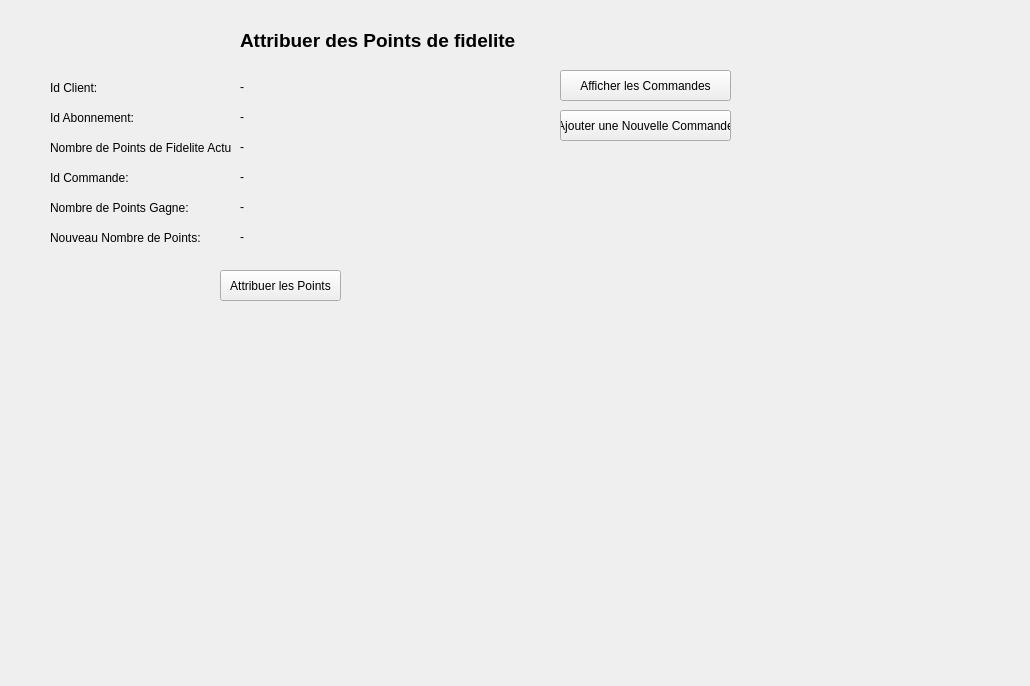
<?xml version="1.0" encoding="UTF-8"?>
<ui version="4.0">
 <class>gestionscommandes</class>
 <widget class="QDialog" name="gestionscommandes">
  <property name="geometry">
   <rect>
    <x>0</x>
    <y>0</y>
    <width>1030</width>
    <height>686</height>
   </rect>
  </property>
  <property name="windowTitle">
   <string>Dialog</string>
  </property>
  <widget class="QStackedWidget" name="stackedWidget">
   <property name="geometry">
    <rect>
     <x>0</x>
     <y>10</y>
     <width>771</width>
     <height>631</height>
    </rect>
   </property>
   <property name="currentIndex">
    <number>3</number>
   </property>
   <widget class="QWidget" name="stackedWidgetPage1">
    <widget class="QLabel" name="label_4">
     <property name="geometry">
      <rect>
       <x>20</x>
       <y>120</y>
       <width>101</width>
       <height>16</height>
      </rect>
     </property>
     <property name="text">
      <string>Nombre de Pieces:</string>
     </property>
    </widget>
    <widget class="QSpinBox" name="spinBox">
     <property name="geometry">
      <rect>
       <x>140</x>
       <y>120</y>
       <width>151</width>
       <height>21</height>
      </rect>
     </property>
     <property name="maximum">
      <number>1000000</number>
     </property>
    </widget>
    <widget class="QCheckBox" name="checkBox">
     <property name="geometry">
      <rect>
       <x>140</x>
       <y>520</y>
       <width>70</width>
       <height>18</height>
      </rect>
     </property>
     <property name="text">
      <string>Oui</string>
     </property>
    </widget>
    <widget class="QLabel" name="label_5">
     <property name="geometry">
      <rect>
       <x>20</x>
       <y>520</y>
       <width>101</width>
       <height>16</height>
      </rect>
     </property>
     <property name="text">
      <string>Livraison a domicile:</string>
     </property>
    </widget>
    <widget class="QCheckBox" name="checkBox_2">
     <property name="geometry">
      <rect>
       <x>240</x>
       <y>520</y>
       <width>70</width>
       <height>18</height>
      </rect>
     </property>
     <property name="text">
      <string>Non</string>
     </property>
    </widget>
    <widget class="QPushButton" name="pushButton_3">
     <property name="geometry">
      <rect>
       <x>140</x>
       <y>590</y>
       <width>111</width>
       <height>31</height>
      </rect>
     </property>
     <property name="text">
      <string>AJouter Commande</string>
     </property>
    </widget>
    <widget class="QPushButton" name="pushButton_4">
     <property name="geometry">
      <rect>
       <x>260</x>
       <y>590</y>
       <width>121</width>
       <height>31</height>
      </rect>
     </property>
     <property name="text">
      <string>Annuler</string>
     </property>
    </widget>
    <widget class="QTableWidget" name="tableWidget_2">
     <property name="geometry">
      <rect>
       <x>140</x>
       <y>150</y>
       <width>291</width>
       <height>291</height>
      </rect>
     </property>
     <row>
      <property name="text">
       <string/>
      </property>
     </row>
     <row>
      <property name="text">
       <string>Couette</string>
      </property>
     </row>
     <row>
      <property name="text">
       <string>Drap</string>
      </property>
     </row>
     <row>
      <property name="text">
       <string>Veste</string>
      </property>
     </row>
     <row>
      <property name="text">
       <string>Pantalon</string>
      </property>
     </row>
     <row>
      <property name="text">
       <string>Robe</string>
      </property>
     </row>
     <row>
      <property name="text">
       <string>Costume</string>
      </property>
     </row>
     <row>
      <property name="text">
       <string>Chaussure</string>
      </property>
     </row>
     <row>
      <property name="text">
       <string/>
      </property>
     </row>
     <column>
      <property name="text">
       <string>Nombre</string>
      </property>
     </column>
     <column>
      <property name="text">
       <string>Prix Unitaire</string>
      </property>
     </column>
     <item row="1" column="0">
      <property name="text">
       <string>0</string>
      </property>
     </item>
     <item row="1" column="1">
      <property name="text">
       <string>10</string>
      </property>
     </item>
     <item row="2" column="0">
      <property name="text">
       <string>0</string>
      </property>
     </item>
     <item row="2" column="1">
      <property name="text">
       <string>10</string>
      </property>
     </item>
     <item row="3" column="0">
      <property name="text">
       <string>0</string>
      </property>
     </item>
     <item row="3" column="1">
      <property name="text">
       <string>5</string>
      </property>
     </item>
     <item row="4" column="0">
      <property name="text">
       <string>0</string>
      </property>
     </item>
     <item row="4" column="1">
      <property name="text">
       <string>5</string>
      </property>
     </item>
     <item row="5" column="0">
      <property name="text">
       <string>0</string>
      </property>
     </item>
     <item row="5" column="1">
      <property name="text">
       <string>5</string>
      </property>
     </item>
     <item row="6" column="0">
      <property name="text">
       <string>0</string>
      </property>
     </item>
     <item row="6" column="1">
      <property name="text">
       <string>10</string>
      </property>
     </item>
     <item row="7" column="0">
      <property name="text">
       <string>0</string>
      </property>
     </item>
     <item row="7" column="1">
      <property name="text">
       <string>5</string>
      </property>
     </item>
    </widget>
    <widget class="QLabel" name="label">
     <property name="geometry">
      <rect>
       <x>20</x>
       <y>50</y>
       <width>91</width>
       <height>16</height>
      </rect>
     </property>
     <property name="text">
      <string>Identifiant Client:</string>
     </property>
    </widget>
    <widget class="QComboBox" name="comboBox">
     <property name="geometry">
      <rect>
       <x>140</x>
       <y>50</y>
       <width>151</width>
       <height>21</height>
      </rect>
     </property>
    </widget>
    <widget class="QLabel" name="label_2">
     <property name="geometry">
      <rect>
       <x>250</x>
       <y>10</y>
       <width>251</width>
       <height>21</height>
      </rect>
     </property>
     <property name="styleSheet">
      <string notr="true">font: 75 14pt &quot;MS Shell Dlg 2&quot;;</string>
     </property>
     <property name="text">
      <string>Ajouter Une Commande</string>
     </property>
    </widget>
    <widget class="QLabel" name="label_6">
     <property name="geometry">
      <rect>
       <x>20</x>
       <y>540</y>
       <width>47</width>
       <height>14</height>
      </rect>
     </property>
     <property name="text">
      <string>Payé:</string>
     </property>
    </widget>
    <widget class="QCheckBox" name="checkBox_5">
     <property name="geometry">
      <rect>
       <x>140</x>
       <y>540</y>
       <width>70</width>
       <height>18</height>
      </rect>
     </property>
     <property name="text">
      <string>Oui</string>
     </property>
    </widget>
    <widget class="QCheckBox" name="checkBox_6">
     <property name="geometry">
      <rect>
       <x>240</x>
       <y>540</y>
       <width>70</width>
       <height>18</height>
      </rect>
     </property>
     <property name="text">
      <string>Non</string>
     </property>
    </widget>
    <widget class="QLineEdit" name="lineEdit_7">
     <property name="geometry">
      <rect>
       <x>190</x>
       <y>460</y>
       <width>113</width>
       <height>20</height>
      </rect>
     </property>
    </widget>
    <widget class="QLabel" name="label_20">
     <property name="geometry">
      <rect>
       <x>140</x>
       <y>460</y>
       <width>47</width>
       <height>14</height>
      </rect>
     </property>
     <property name="text">
      <string>Total</string>
     </property>
    </widget>
    <widget class="QPushButton" name="Boutton_Afiche_Commades">
     <property name="geometry">
      <rect>
       <x>580</x>
       <y>50</y>
       <width>171</width>
       <height>31</height>
      </rect>
     </property>
     <property name="text">
      <string>Afficher les Commades</string>
     </property>
    </widget>
    <widget class="QLabel" name="label_21">
     <property name="geometry">
      <rect>
       <x>20</x>
       <y>80</y>
       <width>101</width>
       <height>16</height>
      </rect>
     </property>
     <property name="text">
      <string>Identifiant Employe:</string>
     </property>
    </widget>
    <widget class="QComboBox" name="comboBox_5">
     <property name="geometry">
      <rect>
       <x>140</x>
       <y>80</y>
       <width>151</width>
       <height>22</height>
      </rect>
     </property>
    </widget>
    <widget class="QLabel" name="label_8">
     <property name="geometry">
      <rect>
       <x>300</x>
       <y>50</y>
       <width>161</width>
       <height>16</height>
      </rect>
     </property>
     <property name="text">
      <string/>
     </property>
    </widget>
    <widget class="QLabel" name="label_22">
     <property name="geometry">
      <rect>
       <x>300</x>
       <y>80</y>
       <width>141</width>
       <height>16</height>
      </rect>
     </property>
     <property name="text">
      <string/>
     </property>
    </widget>
    <widget class="QLabel" name="label_23">
     <property name="geometry">
      <rect>
       <x>300</x>
       <y>120</y>
       <width>171</width>
       <height>16</height>
      </rect>
     </property>
     <property name="text">
      <string/>
     </property>
    </widget>
    <widget class="QLabel" name="label_24">
     <property name="geometry">
      <rect>
       <x>290</x>
       <y>520</y>
       <width>161</width>
       <height>16</height>
      </rect>
     </property>
     <property name="text">
      <string/>
     </property>
    </widget>
    <widget class="QLabel" name="label_25">
     <property name="geometry">
      <rect>
       <x>300</x>
       <y>540</y>
       <width>131</width>
       <height>16</height>
      </rect>
     </property>
     <property name="text">
      <string/>
     </property>
    </widget>
    <widget class="QLabel" name="label_26">
     <property name="geometry">
      <rect>
       <x>440</x>
       <y>470</y>
       <width>131</width>
       <height>16</height>
      </rect>
     </property>
     <property name="text">
      <string/>
     </property>
    </widget>
    <widget class="QPushButton" name="pushButton_2">
     <property name="geometry">
      <rect>
       <x>340</x>
       <y>460</y>
       <width>91</width>
       <height>31</height>
      </rect>
     </property>
     <property name="text">
      <string>Calculer Total</string>
     </property>
    </widget>
    <widget class="QPushButton" name="pushButton_14">
     <property name="geometry">
      <rect>
       <x>580</x>
       <y>90</y>
       <width>171</width>
       <height>31</height>
      </rect>
     </property>
     <property name="text">
      <string>Attribuer des Points de Fidelite</string>
     </property>
    </widget>
   </widget>
   <widget class="QWidget" name="stackedWidgetPage2">
    <widget class="QLineEdit" name="lineEdit_4">
     <property name="geometry">
      <rect>
       <x>620</x>
       <y>90</y>
       <width>101</width>
       <height>31</height>
      </rect>
     </property>
    </widget>
    <widget class="QLabel" name="label_7">
     <property name="geometry">
      <rect>
       <x>560</x>
       <y>100</y>
       <width>61</width>
       <height>16</height>
      </rect>
     </property>
     <property name="text">
      <string>Rechercher:</string>
     </property>
    </widget>
    <widget class="QGroupBox" name="groupBox">
     <property name="geometry">
      <rect>
       <x>340</x>
       <y>400</y>
       <width>381</width>
       <height>221</height>
      </rect>
     </property>
     <property name="title">
      <string>Modifier</string>
     </property>
     <widget class="QLineEdit" name="lineEdit_3">
      <property name="geometry">
       <rect>
        <x>90</x>
        <y>50</y>
        <width>81</width>
        <height>20</height>
       </rect>
      </property>
     </widget>
     <widget class="QLineEdit" name="lineEdit_5">
      <property name="geometry">
       <rect>
        <x>90</x>
        <y>80</y>
        <width>81</width>
        <height>20</height>
       </rect>
      </property>
     </widget>
     <widget class="QComboBox" name="comboBox_2">
      <property name="geometry">
       <rect>
        <x>260</x>
        <y>20</y>
        <width>111</width>
        <height>22</height>
       </rect>
      </property>
      <item>
       <property name="text">
        <string/>
       </property>
      </item>
      <item>
       <property name="text">
        <string>Oui</string>
       </property>
      </item>
      <item>
       <property name="text">
        <string>Non</string>
       </property>
      </item>
     </widget>
     <widget class="QComboBox" name="comboBox_3">
      <property name="geometry">
       <rect>
        <x>260</x>
        <y>50</y>
        <width>111</width>
        <height>22</height>
       </rect>
      </property>
      <item>
       <property name="text">
        <string/>
       </property>
      </item>
      <item>
       <property name="text">
        <string>Paye</string>
       </property>
      </item>
      <item>
       <property name="text">
        <string>Non-Paye</string>
       </property>
      </item>
     </widget>
     <widget class="QLabel" name="label_12">
      <property name="geometry">
       <rect>
        <x>10</x>
        <y>50</y>
        <width>47</width>
        <height>14</height>
       </rect>
      </property>
      <property name="text">
       <string>Montant:</string>
      </property>
     </widget>
     <widget class="QLabel" name="label_13">
      <property name="geometry">
       <rect>
        <x>10</x>
        <y>70</y>
        <width>61</width>
        <height>31</height>
       </rect>
      </property>
      <property name="text">
       <string>nombre de 
Pieces:</string>
      </property>
     </widget>
     <widget class="QLabel" name="label_14">
      <property name="geometry">
       <rect>
        <x>210</x>
        <y>20</y>
        <width>47</width>
        <height>14</height>
       </rect>
      </property>
      <property name="text">
       <string>Livrable:</string>
      </property>
     </widget>
     <widget class="QLabel" name="label_15">
      <property name="geometry">
       <rect>
        <x>210</x>
        <y>50</y>
        <width>47</width>
        <height>14</height>
       </rect>
      </property>
      <property name="text">
       <string>Statut:</string>
      </property>
     </widget>
     <widget class="QLabel" name="label_16">
      <property name="geometry">
       <rect>
        <x>210</x>
        <y>80</y>
        <width>47</width>
        <height>14</height>
       </rect>
      </property>
      <property name="text">
       <string>Employe</string>
      </property>
     </widget>
     <widget class="QLabel" name="label_18">
      <property name="geometry">
       <rect>
        <x>10</x>
        <y>110</y>
        <width>71</width>
        <height>16</height>
       </rect>
      </property>
      <property name="text">
       <string>Date Retrait:</string>
      </property>
     </widget>
     <widget class="QComboBox" name="comboBox_4">
      <property name="geometry">
       <rect>
        <x>260</x>
        <y>80</y>
        <width>111</width>
        <height>22</height>
       </rect>
      </property>
     </widget>
     <widget class="QDateEdit" name="dateEdit_2">
      <property name="geometry">
       <rect>
        <x>90</x>
        <y>110</y>
        <width>81</width>
        <height>22</height>
       </rect>
      </property>
     </widget>
     <widget class="QLabel" name="label_19">
      <property name="geometry">
       <rect>
        <x>10</x>
        <y>20</y>
        <width>81</width>
        <height>16</height>
       </rect>
      </property>
      <property name="text">
       <string>Id Commande:</string>
      </property>
     </widget>
     <widget class="QLineEdit" name="lineEdit_6">
      <property name="geometry">
       <rect>
        <x>90</x>
        <y>20</y>
        <width>81</width>
        <height>20</height>
       </rect>
      </property>
     </widget>
     <widget class="QPushButton" name="pushButton">
      <property name="geometry">
       <rect>
        <x>140</x>
        <y>160</y>
        <width>111</width>
        <height>41</height>
       </rect>
      </property>
      <property name="text">
       <string>Modifier</string>
      </property>
     </widget>
     <widget class="QLabel" name="label_17">
      <property name="geometry">
       <rect>
        <x>210</x>
        <y>110</y>
        <width>47</width>
        <height>14</height>
       </rect>
      </property>
      <property name="text">
       <string>id Client:</string>
      </property>
     </widget>
     <widget class="QComboBox" name="comboBox_6">
      <property name="geometry">
       <rect>
        <x>260</x>
        <y>110</y>
        <width>111</width>
        <height>22</height>
       </rect>
      </property>
     </widget>
    </widget>
    <widget class="QPushButton" name="pushButton_5">
     <property name="geometry">
      <rect>
       <x>240</x>
       <y>400</y>
       <width>75</width>
       <height>31</height>
      </rect>
     </property>
     <property name="text">
      <string>Supprimer</string>
     </property>
    </widget>
    <widget class="QGroupBox" name="groupBox_2">
     <property name="geometry">
      <rect>
       <x>450</x>
       <y>60</y>
       <width>101</width>
       <height>101</height>
      </rect>
     </property>
     <property name="title">
      <string>Filtre</string>
     </property>
     <widget class="QCheckBox" name="checkBox_3">
      <property name="geometry">
       <rect>
        <x>10</x>
        <y>20</y>
        <width>70</width>
        <height>18</height>
       </rect>
      </property>
      <property name="text">
       <string>Livrable</string>
      </property>
     </widget>
     <widget class="QCheckBox" name="checkBox_4">
      <property name="geometry">
       <rect>
        <x>10</x>
        <y>60</y>
        <width>70</width>
        <height>18</height>
       </rect>
      </property>
      <property name="text">
       <string>Paye</string>
      </property>
     </widget>
     <widget class="QCheckBox" name="checkBox_7">
      <property name="geometry">
       <rect>
        <x>10</x>
        <y>80</y>
        <width>70</width>
        <height>18</height>
       </rect>
      </property>
      <property name="text">
       <string>Non-paye</string>
      </property>
     </widget>
     <widget class="QCheckBox" name="checkBox_16">
      <property name="geometry">
       <rect>
        <x>10</x>
        <y>40</y>
        <width>81</width>
        <height>18</height>
       </rect>
      </property>
      <property name="text">
       <string>Non-Livrable</string>
      </property>
     </widget>
    </widget>
    <widget class="QLabel" name="label_3">
     <property name="geometry">
      <rect>
       <x>290</x>
       <y>20</y>
       <width>201</width>
       <height>20</height>
      </rect>
     </property>
     <property name="styleSheet">
      <string notr="true">font: 75 14pt &quot;MS Shell Dlg 2&quot;;</string>
     </property>
     <property name="text">
      <string>Les Commandes</string>
     </property>
    </widget>
    <widget class="QPushButton" name="pushButton_6">
     <property name="geometry">
      <rect>
       <x>10</x>
       <y>400</y>
       <width>121</width>
       <height>31</height>
      </rect>
     </property>
     <property name="text">
      <string>Marquer comme Payé</string>
     </property>
    </widget>
    <widget class="QPushButton" name="pushButton_7">
     <property name="geometry">
      <rect>
       <x>140</x>
       <y>400</y>
       <width>91</width>
       <height>31</height>
      </rect>
     </property>
     <property name="text">
      <string>Imprimer Recu</string>
     </property>
    </widget>
    <widget class="QTableView" name="tableView">
     <property name="geometry">
      <rect>
       <x>10</x>
       <y>190</y>
       <width>711</width>
       <height>192</height>
      </rect>
     </property>
    </widget>
    <widget class="QPushButton" name="Boutton_aller_a_ajouterCommande">
     <property name="geometry">
      <rect>
       <x>10</x>
       <y>440</y>
       <width>121</width>
       <height>41</height>
      </rect>
     </property>
     <property name="text">
      <string>Ajouter une 
Nouvelle Commande</string>
     </property>
    </widget>
    <widget class="QGroupBox" name="groupBox_4">
     <property name="geometry">
      <rect>
       <x>10</x>
       <y>60</y>
       <width>431</width>
       <height>91</height>
      </rect>
     </property>
     <property name="title">
      <string>Trier par:</string>
     </property>
     <widget class="QGroupBox" name="groupBox_5">
      <property name="geometry">
       <rect>
        <x>10</x>
        <y>20</y>
        <width>101</width>
        <height>61</height>
       </rect>
      </property>
      <property name="title">
       <string>Montant</string>
      </property>
      <widget class="QCheckBox" name="checkBox_8">
       <property name="geometry">
        <rect>
         <x>10</x>
         <y>20</y>
         <width>70</width>
         <height>18</height>
        </rect>
       </property>
       <property name="text">
        <string>croissant</string>
       </property>
      </widget>
      <widget class="QCheckBox" name="checkBox_9">
       <property name="geometry">
        <rect>
         <x>10</x>
         <y>40</y>
         <width>81</width>
         <height>18</height>
        </rect>
       </property>
       <property name="text">
        <string>decroissant</string>
       </property>
      </widget>
     </widget>
     <widget class="QGroupBox" name="groupBox_6">
      <property name="geometry">
       <rect>
        <x>110</x>
        <y>20</y>
        <width>101</width>
        <height>61</height>
       </rect>
      </property>
      <property name="title">
       <string>Date Depot</string>
      </property>
      <widget class="QCheckBox" name="checkBox_10">
       <property name="geometry">
        <rect>
         <x>10</x>
         <y>20</y>
         <width>70</width>
         <height>18</height>
        </rect>
       </property>
       <property name="text">
        <string>croissant</string>
       </property>
      </widget>
      <widget class="QCheckBox" name="checkBox_11">
       <property name="geometry">
        <rect>
         <x>10</x>
         <y>40</y>
         <width>81</width>
         <height>18</height>
        </rect>
       </property>
       <property name="text">
        <string>decroissant</string>
       </property>
      </widget>
     </widget>
     <widget class="QGroupBox" name="groupBox_7">
      <property name="geometry">
       <rect>
        <x>210</x>
        <y>20</y>
        <width>101</width>
        <height>61</height>
       </rect>
      </property>
      <property name="title">
       <string>Date Retrait</string>
      </property>
      <widget class="QCheckBox" name="checkBox_12">
       <property name="geometry">
        <rect>
         <x>10</x>
         <y>20</y>
         <width>70</width>
         <height>18</height>
        </rect>
       </property>
       <property name="text">
        <string>croissant</string>
       </property>
      </widget>
      <widget class="QCheckBox" name="checkBox_13">
       <property name="geometry">
        <rect>
         <x>10</x>
         <y>40</y>
         <width>81</width>
         <height>18</height>
        </rect>
       </property>
       <property name="text">
        <string>decroissant</string>
       </property>
      </widget>
     </widget>
     <widget class="QGroupBox" name="groupBox_8">
      <property name="geometry">
       <rect>
        <x>310</x>
        <y>20</y>
        <width>101</width>
        <height>61</height>
       </rect>
      </property>
      <property name="title">
       <string>Nombre de Pieces</string>
      </property>
      <widget class="QCheckBox" name="checkBox_14">
       <property name="geometry">
        <rect>
         <x>10</x>
         <y>20</y>
         <width>70</width>
         <height>18</height>
        </rect>
       </property>
       <property name="text">
        <string>croissant</string>
       </property>
      </widget>
      <widget class="QCheckBox" name="checkBox_15">
       <property name="geometry">
        <rect>
         <x>10</x>
         <y>40</y>
         <width>81</width>
         <height>18</height>
        </rect>
       </property>
       <property name="text">
        <string>decroissant</string>
       </property>
      </widget>
     </widget>
    </widget>
    <widget class="QPushButton" name="pushButton_10">
     <property name="geometry">
      <rect>
       <x>140</x>
       <y>440</y>
       <width>171</width>
       <height>41</height>
      </rect>
     </property>
     <property name="text">
      <string>Envoyer SMS de Confirmation</string>
     </property>
    </widget>
    <widget class="QPushButton" name="pushButton_15">
     <property name="geometry">
      <rect>
       <x>10</x>
       <y>490</y>
       <width>121</width>
       <height>41</height>
      </rect>
     </property>
     <property name="text">
      <string>Attribuer des
 Points de Fidelite</string>
     </property>
    </widget>
   </widget>
   <widget class="QWidget" name="page_2">
    <widget class="QLabel" name="label_27">
     <property name="geometry">
      <rect>
       <x>300</x>
       <y>50</y>
       <width>211</width>
       <height>41</height>
      </rect>
     </property>
     <property name="text">
      <string>&lt;html&gt;&lt;head/&gt;&lt;body&gt;&lt;p&gt;&lt;span style=&quot; font-size:22pt; font-weight:600;&quot;&gt;PARAMETRES&lt;/span&gt;&lt;/p&gt;&lt;/body&gt;&lt;/html&gt;</string>
     </property>
    </widget>
    <widget class="QLabel" name="label_28">
     <property name="geometry">
      <rect>
       <x>40</x>
       <y>110</y>
       <width>61</width>
       <height>20</height>
      </rect>
     </property>
     <property name="text">
      <string>LANGUE :</string>
     </property>
    </widget>
    <widget class="QComboBox" name="comboBox_7">
     <property name="geometry">
      <rect>
       <x>110</x>
       <y>110</y>
       <width>141</width>
       <height>22</height>
      </rect>
     </property>
     <item>
      <property name="text">
       <string>Francais</string>
      </property>
     </item>
     <item>
      <property name="text">
       <string>Anglais</string>
      </property>
     </item>
     <item>
      <property name="text">
       <string>Tunisien</string>
      </property>
     </item>
    </widget>
    <widget class="QPushButton" name="pushButton_11">
     <property name="geometry">
      <rect>
       <x>280</x>
       <y>110</y>
       <width>111</width>
       <height>23</height>
      </rect>
     </property>
     <property name="text">
      <string>Definir la langue</string>
     </property>
    </widget>
    <widget class="QPushButton" name="pushButton_12">
     <property name="geometry">
      <rect>
       <x>630</x>
       <y>60</y>
       <width>141</width>
       <height>51</height>
      </rect>
     </property>
     <property name="text">
      <string>Afficher les Commandes</string>
     </property>
    </widget>
   </widget>
   <widget class="QWidget" name="page">
    <widget class="QLabel" name="label_9">
     <property name="geometry">
      <rect>
       <x>240</x>
       <y>10</y>
       <width>301</width>
       <height>41</height>
      </rect>
     </property>
     <property name="minimumSize">
      <size>
       <width>111</width>
       <height>16</height>
      </size>
     </property>
     <property name="text">
      <string>&lt;html&gt;&lt;head/&gt;&lt;body&gt;&lt;p&gt;&lt;span style=&quot; font-size:14pt; font-weight:600;&quot;&gt;Attribuer des Points de fidelite&lt;/span&gt;&lt;/p&gt;&lt;/body&gt;&lt;/html&gt;</string>
     </property>
    </widget>
    <widget class="QLabel" name="label_10">
     <property name="geometry">
      <rect>
       <x>50</x>
       <y>70</y>
       <width>61</width>
       <height>16</height>
      </rect>
     </property>
     <property name="text">
      <string>Id Client:</string>
     </property>
    </widget>
    <widget class="QLabel" name="label_11">
     <property name="geometry">
      <rect>
       <x>240</x>
       <y>70</y>
       <width>47</width>
       <height>14</height>
      </rect>
     </property>
     <property name="text">
      <string>-</string>
     </property>
    </widget>
    <widget class="QLabel" name="label_29">
     <property name="geometry">
      <rect>
       <x>50</x>
       <y>100</y>
       <width>91</width>
       <height>16</height>
      </rect>
     </property>
     <property name="text">
      <string>Id Abonnement:</string>
     </property>
    </widget>
    <widget class="QLabel" name="label_30">
     <property name="geometry">
      <rect>
       <x>240</x>
       <y>100</y>
       <width>47</width>
       <height>14</height>
      </rect>
     </property>
     <property name="text">
      <string>-</string>
     </property>
    </widget>
    <widget class="QLabel" name="label_31">
     <property name="geometry">
      <rect>
       <x>50</x>
       <y>130</y>
       <width>181</width>
       <height>16</height>
      </rect>
     </property>
     <property name="text">
      <string>Nombre de Points de Fidelite Actuel:</string>
     </property>
    </widget>
    <widget class="QLabel" name="label_32">
     <property name="geometry">
      <rect>
       <x>240</x>
       <y>130</y>
       <width>47</width>
       <height>14</height>
      </rect>
     </property>
     <property name="text">
      <string>-</string>
     </property>
    </widget>
    <widget class="QLabel" name="label_33">
     <property name="geometry">
      <rect>
       <x>50</x>
       <y>190</y>
       <width>171</width>
       <height>16</height>
      </rect>
     </property>
     <property name="text">
      <string>Nombre de Points Gagne:</string>
     </property>
    </widget>
    <widget class="QLabel" name="label_34">
     <property name="geometry">
      <rect>
       <x>50</x>
       <y>160</y>
       <width>81</width>
       <height>16</height>
      </rect>
     </property>
     <property name="text">
      <string>Id Commande:</string>
     </property>
    </widget>
    <widget class="QPushButton" name="pushButton_8">
     <property name="geometry">
      <rect>
       <x>220</x>
       <y>260</y>
       <width>121</width>
       <height>31</height>
      </rect>
     </property>
     <property name="text">
      <string>Attribuer les Points</string>
     </property>
    </widget>
    <widget class="QLabel" name="label_35">
     <property name="geometry">
      <rect>
       <x>240</x>
       <y>160</y>
       <width>47</width>
       <height>14</height>
      </rect>
     </property>
     <property name="text">
      <string>-</string>
     </property>
    </widget>
    <widget class="QLabel" name="label_36">
     <property name="geometry">
      <rect>
       <x>240</x>
       <y>190</y>
       <width>47</width>
       <height>14</height>
      </rect>
     </property>
     <property name="text">
      <string>-</string>
     </property>
    </widget>
    <widget class="QLabel" name="label_37">
     <property name="geometry">
      <rect>
       <x>50</x>
       <y>220</y>
       <width>151</width>
       <height>16</height>
      </rect>
     </property>
     <property name="text">
      <string>Nouveau Nombre de Points:</string>
     </property>
    </widget>
    <widget class="QLabel" name="label_38">
     <property name="geometry">
      <rect>
       <x>240</x>
       <y>220</y>
       <width>47</width>
       <height>14</height>
      </rect>
     </property>
     <property name="text">
      <string>-</string>
     </property>
    </widget>
    <widget class="QPushButton" name="pushButton_9">
     <property name="geometry">
      <rect>
       <x>560</x>
       <y>60</y>
       <width>171</width>
       <height>31</height>
      </rect>
     </property>
     <property name="text">
      <string>Afficher les Commandes</string>
     </property>
    </widget>
    <widget class="QPushButton" name="pushButton_13">
     <property name="geometry">
      <rect>
       <x>560</x>
       <y>100</y>
       <width>171</width>
       <height>31</height>
      </rect>
     </property>
     <property name="text">
      <string>Ajouter une Nouvelle Commande</string>
     </property>
    </widget>
   </widget>
  </widget>
 </widget>
 <resources/>
 <connections/>
</ui>
